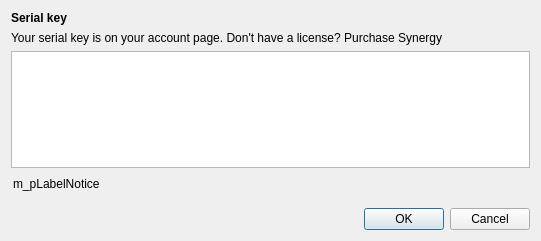
<?xml version="1.0" encoding="UTF-8"?>
<ui version="4.0">
 <class>ActivationDialog</class>
 <widget class="QDialog" name="ActivationDialog">
  <property name="geometry">
   <rect>
    <x>0</x>
    <y>0</y>
    <width>541</width>
    <height>241</height>
   </rect>
  </property>
  <property name="windowTitle">
   <string>Activate Synergy</string>
  </property>
  <layout class="QVBoxLayout" name="verticalLayout">
   <item>
    <widget class="QLabel" name="label">
     <property name="font">
      <font>
       <bold>true</bold>
      </font>
     </property>
     <property name="text">
      <string>Serial key</string>
     </property>
    </widget>
   </item>
   <item>
    <widget class="QLabel" name="label_5">
     <property name="text">
      <string>&lt;p&gt;Your serial key is on your &lt;a href=&quot;https://symless.com/synergy/account?source=gui&quot; style=&quot;color:#4285f4;&quot;&gt;account&lt;/span&gt;&lt;/a&gt; page. Don't have a license? &lt;a href=&quot;https://symless.com/synergy/purchase?source=gui&quot; style=&quot;color:#4285f4;&quot;&gt;Purchase Synergy&lt;/span&gt;&lt;/a&gt;&lt;/p&gt;</string>
     </property>
     <property name="openExternalLinks">
      <bool>true</bool>
     </property>
    </widget>
   </item>
   <item>
    <widget class="QTextEdit" name="m_pTextEditSerialKey">
     <property name="enabled">
      <bool>true</bool>
     </property>
     <property name="tabChangesFocus">
      <bool>true</bool>
     </property>
     <property name="html">
      <string>&lt;!DOCTYPE HTML PUBLIC &quot;-//W3C//DTD HTML 4.0//EN&quot; &quot;http://www.w3.org/TR/REC-html40/strict.dtd&quot;&gt;
&lt;html&gt;&lt;head&gt;&lt;meta name=&quot;qrichtext&quot; content=&quot;1&quot; /&gt;&lt;meta charset=&quot;utf-8&quot; /&gt;&lt;style type=&quot;text/css&quot;&gt;
p, li { white-space: pre-wrap; }
hr { height: 1px; border-width: 0; }
li.unchecked::marker { content: &quot;\2610&quot;; }
li.checked::marker { content: &quot;\2612&quot;; }
&lt;/style&gt;&lt;/head&gt;&lt;body style=&quot; font-family:'Cantarell'; font-size:11pt; font-weight:400; font-style:normal;&quot;&gt;
&lt;p style=&quot;-qt-paragraph-type:empty; margin-top:0px; margin-bottom:0px; margin-left:0px; margin-right:0px; -qt-block-indent:0; text-indent:0px; font-family:'Sans'; font-size:10pt;&quot;&gt;&lt;br /&gt;&lt;/p&gt;&lt;/body&gt;&lt;/html&gt;</string>
     </property>
     <property name="acceptRichText">
      <bool>false</bool>
     </property>
    </widget>
   </item>
   <item>
    <widget class="QWidget" name="m_widgetNotice" native="true">
     <layout class="QHBoxLayout" name="horizontalLayout_5">
      <property name="leftMargin">
       <number>2</number>
      </property>
      <property name="topMargin">
       <number>0</number>
      </property>
      <property name="rightMargin">
       <number>0</number>
      </property>
      <property name="bottomMargin">
       <number>8</number>
      </property>
      <item>
       <widget class="QLabel" name="m_pLabelNotice">
        <property name="text">
         <string>m_pLabelNotice</string>
        </property>
        <property name="openExternalLinks">
         <bool>true</bool>
        </property>
       </widget>
      </item>
      <item>
       <spacer name="horizontalSpacer">
        <property name="orientation">
         <enum>Qt::Horizontal</enum>
        </property>
        <property name="sizeHint" stdset="0">
         <size>
          <width>40</width>
          <height>20</height>
         </size>
        </property>
       </spacer>
      </item>
     </layout>
    </widget>
   </item>
   <item>
    <widget class="QDialogButtonBox" name="buttonBox">
     <property name="orientation">
      <enum>Qt::Horizontal</enum>
     </property>
     <property name="standardButtons">
      <set>QDialogButtonBox::Cancel|QDialogButtonBox::Ok</set>
     </property>
    </widget>
   </item>
  </layout>
 </widget>
 <tabstops>
  <tabstop>m_pTextEditSerialKey</tabstop>
 </tabstops>
 <resources/>
 <connections>
  <connection>
   <sender>buttonBox</sender>
   <signal>accepted()</signal>
   <receiver>ActivationDialog</receiver>
   <slot>accept()</slot>
   <hints>
    <hint type="sourcelabel">
     <x>248</x>
     <y>254</y>
    </hint>
    <hint type="destinationlabel">
     <x>157</x>
     <y>274</y>
    </hint>
   </hints>
  </connection>
  <connection>
   <sender>buttonBox</sender>
   <signal>rejected()</signal>
   <receiver>ActivationDialog</receiver>
   <slot>reject()</slot>
   <hints>
    <hint type="sourcelabel">
     <x>316</x>
     <y>260</y>
    </hint>
    <hint type="destinationlabel">
     <x>286</x>
     <y>274</y>
    </hint>
   </hints>
  </connection>
 </connections>
</ui>
